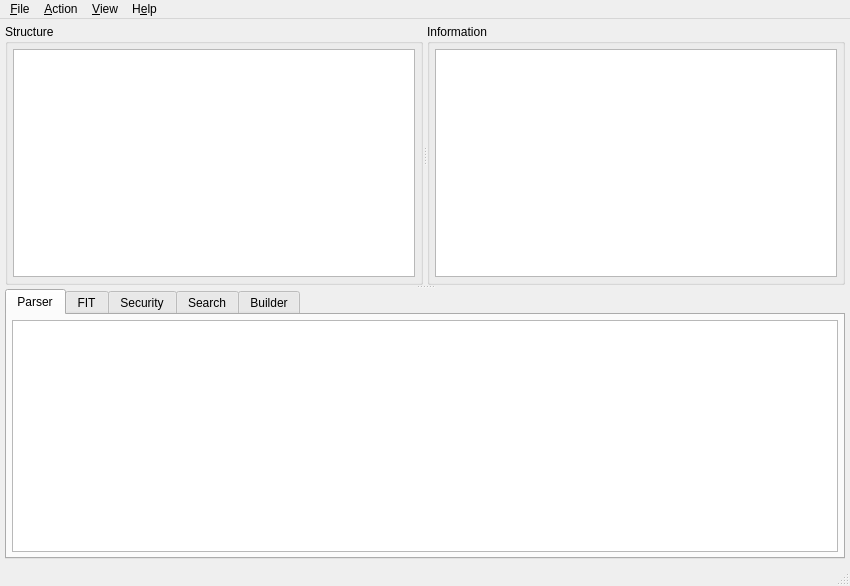
<?xml version="1.0" encoding="UTF-8"?>
<ui version="4.0">
 <class>UEFITool</class>
 <widget class="QMainWindow" name="UEFITool">
  <property name="geometry">
   <rect>
    <x>0</x>
    <y>0</y>
    <width>850</width>
    <height>586</height>
   </rect>
  </property>
  <property name="sizePolicy">
   <sizepolicy hsizetype="Expanding" vsizetype="Expanding">
    <horstretch>0</horstretch>
    <verstretch>0</verstretch>
   </sizepolicy>
  </property>
  <property name="acceptDrops">
   <bool>true</bool>
  </property>
  <property name="windowTitle">
   <string>UEFITool</string>
  </property>
  <widget class="QWidget" name="centralWidget">
   <property name="sizePolicy">
    <sizepolicy hsizetype="Expanding" vsizetype="Expanding">
     <horstretch>0</horstretch>
     <verstretch>0</verstretch>
    </sizepolicy>
   </property>
   <layout class="QHBoxLayout" name="horizontalLayout1">
    <property name="spacing">
     <number>0</number>
    </property>
    <property name="leftMargin">
     <number>5</number>
    </property>
    <property name="topMargin">
     <number>5</number>
    </property>
    <property name="rightMargin">
     <number>5</number>
    </property>
    <property name="bottomMargin">
     <number>5</number>
    </property>
    <item>
     <widget class="QSplitter" name="messagesSplitter">
      <property name="orientation">
       <enum>Qt::Vertical</enum>
      </property>
      <widget class="QSplitter" name="infoSplitter">
       <property name="orientation">
        <enum>Qt::Horizontal</enum>
       </property>
       <widget class="QGroupBox" name="structureGroupBox">
        <property name="title">
         <string>Structure</string>
        </property>
        <layout class="QHBoxLayout" name="horizontalLayout2">
         <property name="spacing">
          <number>0</number>
         </property>
         <property name="leftMargin">
          <number>5</number>
         </property>
         <property name="topMargin">
          <number>5</number>
         </property>
         <property name="rightMargin">
          <number>5</number>
         </property>
         <property name="bottomMargin">
          <number>5</number>
         </property>
         <item>
          <widget class="QTreeView" name="structureTreeView">
           <property name="sizePolicy">
            <sizepolicy hsizetype="Expanding" vsizetype="Expanding">
             <horstretch>0</horstretch>
             <verstretch>0</verstretch>
            </sizepolicy>
           </property>
           <property name="indentation">
            <number>10</number>
           </property>
           <property name="headerHidden">
            <bool>false</bool>
           </property>
           <attribute name="headerCascadingSectionResizes">
            <bool>true</bool>
           </attribute>
           <attribute name="headerDefaultSectionSize">
            <number>200</number>
           </attribute>
           <attribute name="headerStretchLastSection">
            <bool>true</bool>
           </attribute>
          </widget>
         </item>
        </layout>
       </widget>
       <widget class="QGroupBox" name="infoGroupBox">
        <property name="title">
         <string>Information</string>
        </property>
        <layout class="QHBoxLayout" name="horizontalLayout3">
         <property name="spacing">
          <number>0</number>
         </property>
         <property name="leftMargin">
          <number>5</number>
         </property>
         <property name="topMargin">
          <number>5</number>
         </property>
         <property name="rightMargin">
          <number>5</number>
         </property>
         <property name="bottomMargin">
          <number>5</number>
         </property>
         <item>
          <widget class="QPlainTextEdit" name="infoEdit">
           <property name="acceptDrops">
            <bool>false</bool>
           </property>
           <property name="undoRedoEnabled">
            <bool>false</bool>
           </property>
           <property name="readOnly">
            <bool>true</bool>
           </property>
          </widget>
         </item>
        </layout>
       </widget>
      </widget>
      <widget class="QTabWidget" name="messagesTabWidget">
       <property name="enabled">
        <bool>true</bool>
       </property>
       <property name="currentIndex">
        <number>0</number>
       </property>
       <widget class="QWidget" name="parserTab">
        <attribute name="title">
         <string>Parser</string>
        </attribute>
        <layout class="QHBoxLayout" name="horizontalLayout4">
         <property name="spacing">
          <number>0</number>
         </property>
         <property name="leftMargin">
          <number>5</number>
         </property>
         <property name="topMargin">
          <number>5</number>
         </property>
         <property name="rightMargin">
          <number>5</number>
         </property>
         <property name="bottomMargin">
          <number>5</number>
         </property>
         <item>
          <widget class="QListWidget" name="parserMessagesListWidget">
           <property name="mouseTracking">
            <bool>true</bool>
           </property>
          </widget>
         </item>
        </layout>
       </widget>
       <widget class="QWidget" name="fitTab">
        <attribute name="title">
         <string>FIT</string>
        </attribute>
        <layout class="QHBoxLayout" name="horizontalLayout5">
         <property name="spacing">
          <number>0</number>
         </property>
         <property name="leftMargin">
          <number>5</number>
         </property>
         <property name="topMargin">
          <number>5</number>
         </property>
         <property name="rightMargin">
          <number>5</number>
         </property>
         <property name="bottomMargin">
          <number>5</number>
         </property>
         <item>
          <widget class="QSplitter" name="splitter">
           <property name="orientation">
            <enum>Qt::Horizontal</enum>
           </property>
           <widget class="QTableWidget" name="fitTableWidget"/>
          </widget>
         </item>
        </layout>
       </widget>
       <widget class="QWidget" name="securityTab">
        <property name="enabled">
         <bool>true</bool>
        </property>
        <attribute name="title">
         <string>Security</string>
        </attribute>
        <layout class="QHBoxLayout" name="horizontalLayout">
         <property name="spacing">
          <number>0</number>
         </property>
         <property name="leftMargin">
          <number>5</number>
         </property>
         <property name="topMargin">
          <number>5</number>
         </property>
         <property name="rightMargin">
          <number>5</number>
         </property>
         <property name="bottomMargin">
          <number>5</number>
         </property>
         <item>
          <widget class="QPlainTextEdit" name="securityEdit">
           <property name="acceptDrops">
            <bool>false</bool>
           </property>
           <property name="undoRedoEnabled">
            <bool>false</bool>
           </property>
           <property name="readOnly">
            <bool>true</bool>
           </property>
          </widget>
         </item>
        </layout>
       </widget>
       <widget class="QWidget" name="finderTab">
        <attribute name="title">
         <string>Search</string>
        </attribute>
        <layout class="QHBoxLayout" name="horizontalLayout6">
         <property name="spacing">
          <number>0</number>
         </property>
         <property name="leftMargin">
          <number>5</number>
         </property>
         <property name="topMargin">
          <number>5</number>
         </property>
         <property name="rightMargin">
          <number>5</number>
         </property>
         <property name="bottomMargin">
          <number>5</number>
         </property>
         <item>
          <widget class="QListWidget" name="finderMessagesListWidget">
           <property name="mouseTracking">
            <bool>true</bool>
           </property>
          </widget>
         </item>
        </layout>
       </widget>
       <widget class="QWidget" name="builderTab">
        <attribute name="title">
         <string>Builder</string>
        </attribute>
        <layout class="QHBoxLayout" name="horizontalLayout7">
         <property name="spacing">
          <number>0</number>
         </property>
         <property name="leftMargin">
          <number>5</number>
         </property>
         <property name="topMargin">
          <number>5</number>
         </property>
         <property name="rightMargin">
          <number>5</number>
         </property>
         <property name="bottomMargin">
          <number>5</number>
         </property>
         <item>
          <widget class="QListWidget" name="builderMessagesListWidget">
           <property name="mouseTracking">
            <bool>true</bool>
           </property>
          </widget>
         </item>
        </layout>
       </widget>
      </widget>
     </widget>
    </item>
   </layout>
  </widget>
  <widget class="QStatusBar" name="statusBar"/>
  <widget class="QMenuBar" name="menuBar">
   <property name="geometry">
    <rect>
     <x>0</x>
     <y>0</y>
     <width>850</width>
     <height>24</height>
    </rect>
   </property>
   <widget class="QMenu" name="menuFile">
    <property name="title">
     <string>&amp;File</string>
    </property>
    <addaction name="actionOpenImageFile"/>
    <addaction name="actionOpenImageFileInNewWindow"/>
    <addaction name="actionSaveImageFile"/>
    <addaction name="separator"/>
    <addaction name="actionGenerateReport"/>
    <addaction name="separator"/>
    <addaction name="actionLoadGuidDatabase"/>
    <addaction name="actionLoadDefaultGuidDatabase"/>
    <addaction name="actionUnloadGuidDatabase"/>
    <addaction name="actionExportDiscoveredGuids"/>
    <addaction name="separator"/>
    <addaction name="actionClearRecentlyOpenedFilesList"/>
    <addaction name="separator"/>
    <addaction name="actionQuit"/>
   </widget>
   <widget class="QMenu" name="menuHelp">
    <property name="title">
     <string>H&amp;elp</string>
    </property>
    <addaction name="actionAbout"/>
    <addaction name="actionAboutQt"/>
   </widget>
   <widget class="QMenu" name="menuAction">
    <property name="title">
     <string>&amp;Action</string>
    </property>
    <widget class="QMenu" name="menuCapsuleActions">
     <property name="title">
      <string>&amp;Capsule</string>
     </property>
     <addaction name="actionHexView"/>
     <addaction name="actionBodyHexView"/>
     <addaction name="actionUncompressedHexView"/>
     <addaction name="separator"/>
     <addaction name="separator"/>
     <addaction name="actionExtract"/>
     <addaction name="actionExtractBody"/>
    </widget>
    <widget class="QMenu" name="menuImageActions">
     <property name="title">
      <string>&amp;Image</string>
     </property>
     <addaction name="actionHexView"/>
     <addaction name="separator"/>
     <addaction name="separator"/>
     <addaction name="actionExtract"/>
    </widget>
    <widget class="QMenu" name="menuRegionActions">
     <property name="title">
      <string>&amp;Region</string>
     </property>
     <addaction name="actionHexView"/>
     <addaction name="separator"/>
     <addaction name="separator"/>
     <addaction name="actionExtract"/>
     <addaction name="separator"/>
     <addaction name="actionRebuild"/>
     <addaction name="separator"/>
     <addaction name="actionReplace"/>
    </widget>
    <widget class="QMenu" name="menuPaddingActions">
     <property name="title">
      <string>&amp;Padding</string>
     </property>
     <addaction name="actionHexView"/>
     <addaction name="separator"/>
     <addaction name="separator"/>
     <addaction name="actionExtract"/>
    </widget>
    <widget class="QMenu" name="menuVolumeActions">
     <property name="title">
      <string>&amp;Volume</string>
     </property>
     <addaction name="actionHexView"/>
     <addaction name="actionBodyHexView"/>
     <addaction name="actionUncompressedHexView"/>
     <addaction name="separator"/>
     <addaction name="separator"/>
     <addaction name="actionExtract"/>
     <addaction name="actionExtractBody"/>
     <addaction name="separator"/>
     <addaction name="actionRebuild"/>
     <addaction name="separator"/>
     <addaction name="actionInsertInto"/>
     <addaction name="separator"/>
     <addaction name="actionReplace"/>
     <addaction name="actionReplaceBody"/>
    </widget>
    <widget class="QMenu" name="menuFileActions">
     <property name="title">
      <string>&amp;File</string>
     </property>
     <addaction name="actionHexView"/>
     <addaction name="actionBodyHexView"/>
     <addaction name="actionUncompressedHexView"/>
     <addaction name="separator"/>
     <addaction name="separator"/>
     <addaction name="actionExtract"/>
     <addaction name="actionExtractBody"/>
     <addaction name="separator"/>
     <addaction name="actionRebuild"/>
     <addaction name="separator"/>
     <addaction name="actionInsertInto"/>
     <addaction name="actionInsertBefore"/>
     <addaction name="actionInsertAfter"/>
     <addaction name="separator"/>
     <addaction name="actionReplace"/>
     <addaction name="actionReplaceBody"/>
     <addaction name="separator"/>
     <addaction name="actionRemove"/>
    </widget>
    <widget class="QMenu" name="menuSectionActions">
     <property name="title">
      <string>&amp;Section</string>
     </property>
     <addaction name="actionHexView"/>
     <addaction name="actionBodyHexView"/>
     <addaction name="actionUncompressedHexView"/>
     <addaction name="separator"/>
     <addaction name="separator"/>
     <addaction name="actionExtract"/>
     <addaction name="actionExtractBody"/>
     <addaction name="actionExtractUncompressed"/>
     <addaction name="separator"/>
     <addaction name="actionRebuild"/>
     <addaction name="separator"/>
     <addaction name="actionInsertInto"/>
     <addaction name="actionInsertBefore"/>
     <addaction name="actionInsertAfter"/>
     <addaction name="separator"/>
     <addaction name="actionReplace"/>
     <addaction name="actionReplaceBody"/>
     <addaction name="separator"/>
     <addaction name="actionRemove"/>
    </widget>
    <widget class="QMenu" name="menuMessageActions">
     <property name="enabled">
      <bool>false</bool>
     </property>
     <property name="title">
      <string>&amp;Messages</string>
     </property>
     <addaction name="actionMessagesCopy"/>
     <addaction name="actionMessagesCopyAll"/>
     <addaction name="separator"/>
     <addaction name="actionMessagesClear"/>
    </widget>
    <widget class="QMenu" name="menuEntryActions">
     <property name="title">
      <string>&amp;Entry</string>
     </property>
     <addaction name="actionHexView"/>
     <addaction name="actionBodyHexView"/>
     <addaction name="actionUncompressedHexView"/>
     <addaction name="separator"/>
     <addaction name="separator"/>
     <addaction name="actionGoToData"/>
     <addaction name="separator"/>
     <addaction name="actionExtract"/>
     <addaction name="actionExtractBody"/>
     <addaction name="separator"/>
     <addaction name="actionInsertBefore"/>
     <addaction name="actionInsertAfter"/>
     <addaction name="separator"/>
     <addaction name="actionRebuild"/>
     <addaction name="separator"/>
     <addaction name="actionReplace"/>
     <addaction name="actionReplaceBody"/>
     <addaction name="separator"/>
     <addaction name="actionRemove"/>
    </widget>
    <widget class="QMenu" name="menuStoreActions">
     <property name="title">
      <string>S&amp;tore</string>
     </property>
     <widget class="QMenu" name="menuHashActions">
      <property name="title">
       <string>&amp;Hash</string>
      </property>
      <addaction name="actionHashCrc32"/>
      <addaction name="separator"/>
      <addaction name="actionHashSha1"/>
      <addaction name="separator"/>
      <addaction name="actionHashSha256"/>
      <addaction name="actionHashSha384"/>
      <addaction name="actionHashSha512"/>
      <addaction name="separator"/>
      <addaction name="actionHashSm3"/>
     </widget>
     <widget class="QMenu" name="menuHashBodyActions">
      <property name="title">
       <string>Hash &amp;body</string>
      </property>
      <addaction name="actionBodyHashCrc32"/>
      <addaction name="separator"/>
      <addaction name="actionBodyHashSha1"/>
      <addaction name="separator"/>
      <addaction name="actionBodyHashSha256"/>
      <addaction name="actionBodyHashSha384"/>
      <addaction name="actionBodyHashSha512"/>
      <addaction name="separator"/>
      <addaction name="actionBodyHashSm3"/>
     </widget>
     <widget class="QMenu" name="menuHashUncompressedActions">
      <property name="title">
       <string>Hash &amp;uncompressed</string>
      </property>
      <addaction name="actionUncompressedHashCrc32"/>
      <addaction name="separator"/>
      <addaction name="actionUncompressedHashSha1"/>
      <addaction name="separator"/>
      <addaction name="actionUncompressedHashSha256"/>
      <addaction name="actionUncompressedHashSha384"/>
      <addaction name="actionUncompressedHashSha512"/>
      <addaction name="separator"/>
      <addaction name="actionUncompressedHashSm3"/>
     </widget>
     <addaction name="actionHexView"/>
     <addaction name="actionBodyHexView"/>
     <addaction name="actionUncompressedHexView"/>
     <addaction name="separator"/>
     <addaction name="menuHashActions"/>
     <addaction name="menuHashBodyActions"/>
     <addaction name="menuHashUncompressedActions"/>
     <addaction name="separator"/>
     <addaction name="actionExtract"/>
     <addaction name="actionExtractBody"/>
     <addaction name="separator"/>
     <addaction name="actionInsertInto"/>
     <addaction name="actionInsertBefore"/>
     <addaction name="actionInsertAfter"/>
     <addaction name="separator"/>
     <addaction name="actionRebuild"/>
     <addaction name="separator"/>
     <addaction name="actionReplace"/>
     <addaction name="actionReplaceBody"/>
    </widget>
    <addaction name="actionGoToBase"/>
    <addaction name="actionGoToAddress"/>
    <addaction name="separator"/>
    <addaction name="actionSearch"/>
    <addaction name="separator"/>
    <addaction name="menuCapsuleActions"/>
    <addaction name="menuImageActions"/>
    <addaction name="menuRegionActions"/>
    <addaction name="menuPaddingActions"/>
    <addaction name="menuVolumeActions"/>
    <addaction name="menuFileActions"/>
    <addaction name="menuSectionActions"/>
    <addaction name="separator"/>
    <addaction name="menuStoreActions"/>
    <addaction name="menuEntryActions"/>
    <addaction name="separator"/>
    <addaction name="menuMessageActions"/>
   </widget>
   <widget class="QMenu" name="menuView">
    <property name="title">
     <string>&amp;View</string>
    </property>
    <addaction name="actionToggleBootGuardMarking"/>
    <addaction name="separator"/>
    <addaction name="actionCopyItemName"/>
    <addaction name="separator"/>
    <addaction name="actionExpandItemRecusrively"/>
    <addaction name="actionCollapseItemRecusrively"/>
   </widget>
   <addaction name="menuFile"/>
   <addaction name="menuAction"/>
   <addaction name="menuView"/>
   <addaction name="menuHelp"/>
  </widget>
  <action name="actionInsertAfter">
   <property name="enabled">
    <bool>false</bool>
   </property>
   <property name="text">
    <string>Insert &amp;after...</string>
   </property>
   <property name="shortcut">
    <string>Ctrl+Shift+I</string>
   </property>
  </action>
  <action name="actionInsertBefore">
   <property name="enabled">
    <bool>false</bool>
   </property>
   <property name="text">
    <string>Insert b&amp;efore...</string>
   </property>
   <property name="shortcut">
    <string>Ctrl+Alt+I</string>
   </property>
  </action>
  <action name="actionReplace">
   <property name="enabled">
    <bool>false</bool>
   </property>
   <property name="text">
    <string>Rep&amp;lace as is...</string>
   </property>
   <property name="shortcut">
    <string>Ctrl+R</string>
   </property>
  </action>
  <action name="actionExtract">
   <property name="enabled">
    <bool>false</bool>
   </property>
   <property name="text">
    <string>E&amp;xtract as is...</string>
   </property>
   <property name="shortcut">
    <string>Ctrl+E</string>
   </property>
  </action>
  <action name="actionExtractBody">
   <property name="enabled">
    <bool>false</bool>
   </property>
   <property name="text">
    <string>Extract &amp;body...</string>
   </property>
   <property name="shortcut">
    <string>Ctrl+Shift+E</string>
   </property>
  </action>
  <action name="actionRemove">
   <property name="enabled">
    <bool>false</bool>
   </property>
   <property name="text">
    <string>Re&amp;move</string>
   </property>
   <property name="shortcut">
    <string>Ctrl+Del</string>
   </property>
  </action>
  <action name="actionOpenImageFile">
   <property name="text">
    <string>&amp;Open image file...</string>
   </property>
   <property name="shortcut">
    <string>Ctrl+O</string>
   </property>
  </action>
  <action name="actionInsertInto">
   <property name="enabled">
    <bool>false</bool>
   </property>
   <property name="text">
    <string>Insert &amp;into...</string>
   </property>
   <property name="shortcut">
    <string>Ctrl+I</string>
   </property>
  </action>
  <action name="actionSaveImageFile">
   <property name="enabled">
    <bool>false</bool>
   </property>
   <property name="text">
    <string>&amp;Save image file...</string>
   </property>
   <property name="shortcut">
    <string>Ctrl+S</string>
   </property>
  </action>
  <action name="actionRebuild">
   <property name="enabled">
    <bool>false</bool>
   </property>
   <property name="text">
    <string>&amp;Rebuild</string>
   </property>
   <property name="shortcut">
    <string>Ctrl+Space</string>
   </property>
  </action>
  <action name="actionAbout">
   <property name="text">
    <string>&amp;About UEFITool</string>
   </property>
   <property name="shortcut">
    <string>F1</string>
   </property>
   <property name="menuRole">
    <enum>QAction::AboutRole</enum>
   </property>
  </action>
  <action name="actionAboutQt">
   <property name="text">
    <string>About &amp;Qt</string>
   </property>
   <property name="shortcut">
    <string>Shift+F1</string>
   </property>
   <property name="menuRole">
    <enum>QAction::AboutQtRole</enum>
   </property>
  </action>
  <action name="actionQuit">
   <property name="text">
    <string>&amp;Quit</string>
   </property>
   <property name="shortcut">
    <string>Alt+X</string>
   </property>
   <property name="menuRole">
    <enum>QAction::QuitRole</enum>
   </property>
  </action>
  <action name="actionSearch">
   <property name="enabled">
    <bool>false</bool>
   </property>
   <property name="text">
    <string>Searc&amp;h...</string>
   </property>
   <property name="shortcut">
    <string>Ctrl+F</string>
   </property>
  </action>
  <action name="actionMessagesClear">
   <property name="enabled">
    <bool>false</bool>
   </property>
   <property name="text">
    <string>Clea&amp;r</string>
   </property>
   <property name="shortcut">
    <string>Ctrl+Backspace</string>
   </property>
  </action>
  <action name="actionReplaceBody">
   <property name="enabled">
    <bool>false</bool>
   </property>
   <property name="text">
    <string>Replace b&amp;ody...</string>
   </property>
   <property name="shortcut">
    <string>Ctrl+Shift+R</string>
   </property>
  </action>
  <action name="actionMessagesCopy">
   <property name="enabled">
    <bool>false</bool>
   </property>
   <property name="text">
    <string>&amp;Copy</string>
   </property>
   <property name="shortcut">
    <string>Ctrl+Shift+C</string>
   </property>
  </action>
  <action name="actionMessagesCopyAll">
   <property name="enabled">
    <bool>false</bool>
   </property>
   <property name="text">
    <string>Copy &amp;all</string>
   </property>
   <property name="shortcut">
    <string>Ctrl+Alt+C</string>
   </property>
  </action>
  <action name="actionOpenImageFileInNewWindow">
   <property name="text">
    <string>O&amp;pen image file in new window...</string>
   </property>
   <property name="shortcut">
    <string>Ctrl+Shift+O</string>
   </property>
  </action>
  <action name="actionExtractUncompressed">
   <property name="enabled">
    <bool>false</bool>
   </property>
   <property name="text">
    <string>Extract &amp;uncompressed...</string>
   </property>
   <property name="shortcut">
    <string>Ctrl+Alt+E</string>
   </property>
  </action>
  <action name="actionGoToData">
   <property name="enabled">
    <bool>false</bool>
   </property>
   <property name="text">
    <string>Go &amp;to data</string>
   </property>
   <property name="shortcut">
    <string>Ctrl+T</string>
   </property>
  </action>
  <action name="actionHexView">
   <property name="enabled">
    <bool>false</bool>
   </property>
   <property name="text">
    <string>Hex &amp;view...</string>
   </property>
   <property name="shortcut">
    <string>Ctrl+D</string>
   </property>
  </action>
  <action name="actionGoToBase">
   <property name="enabled">
    <bool>false</bool>
   </property>
   <property name="text">
    <string>Select item at &amp;base...</string>
   </property>
   <property name="shortcut">
    <string>Ctrl+G</string>
   </property>
  </action>
  <action name="actionBodyHexView">
   <property name="enabled">
    <bool>false</bool>
   </property>
   <property name="text">
    <string>Body hex vie&amp;w...</string>
   </property>
   <property name="shortcut">
    <string>Ctrl+Shift+D</string>
   </property>
  </action>
  <action name="actionUncompressedHexView">
   <property name="enabled">
    <bool>false</bool>
   </property>
   <property name="text">
    <string>Un&amp;compressed hex view...</string>
   </property>
   <property name="shortcut">
    <string>Ctrl+Alt+D</string>
   </property>
  </action>
  <action name="actionLoadGuidDatabase">
   <property name="text">
    <string>Load &amp;GUID database...</string>
   </property>
   <property name="shortcut">
    <string>Ctrl+Alt+G</string>
   </property>
  </action>
  <action name="actionGoToAddress">
   <property name="enabled">
    <bool>false</bool>
   </property>
   <property name="text">
    <string>Select item at &amp;address...</string>
   </property>
   <property name="shortcut">
    <string>Ctrl+Shift+G</string>
   </property>
  </action>
  <action name="actionToggleBootGuardMarking">
   <property name="checkable">
    <bool>true</bool>
   </property>
   <property name="checked">
    <bool>true</bool>
   </property>
   <property name="text">
    <string>BootGuard &amp;markings</string>
   </property>
   <property name="shortcut">
    <string>Ctrl+Shift+B</string>
   </property>
  </action>
  <action name="actionGenerateReport">
   <property name="enabled">
    <bool>false</bool>
   </property>
   <property name="text">
    <string>Generate &amp;report...</string>
   </property>
   <property name="shortcut">
    <string>Ctrl+Alt+R</string>
   </property>
  </action>
  <action name="actionUnloadGuidDatabase">
   <property name="text">
    <string>&amp;Unload GUID database</string>
   </property>
   <property name="shortcut">
    <string>Ctrl+Alt+U</string>
   </property>
  </action>
  <action name="actionLoadDefaultGuidDatabase">
   <property name="text">
    <string>Load &amp;default GUID database</string>
   </property>
   <property name="shortcut">
    <string>Ctrl+Alt+D</string>
   </property>
  </action>
  <action name="actionExportDiscoveredGuids">
   <property name="enabled">
    <bool>false</bool>
   </property>
   <property name="text">
    <string>&amp;Export discovered GUIDs...</string>
   </property>
   <property name="shortcut">
    <string>Ctrl+Alt+E</string>
   </property>
  </action>
  <action name="actionCopyItemName">
   <property name="enabled">
    <bool>false</bool>
   </property>
   <property name="text">
    <string>&amp;Copy item name</string>
   </property>
   <property name="shortcut">
    <string>Ctrl+C</string>
   </property>
  </action>
  <action name="actionExpandItemRecusrively">
   <property name="enabled">
    <bool>false</bool>
   </property>
   <property name="text">
    <string>E&amp;xpand item recursively</string>
   </property>
   <property name="shortcut">
    <string>Ctrl+[</string>
   </property>
  </action>
  <action name="actionCollapseItemRecusrively">
   <property name="enabled">
    <bool>false</bool>
   </property>
   <property name="text">
    <string>C&amp;ollapse item recursively</string>
   </property>
   <property name="shortcut">
    <string>Ctrl+]</string>
   </property>
  </action>
  <action name="actionClearRecentlyOpenedFilesList">
   <property name="enabled">
    <bool>false</bool>
   </property>
   <property name="text">
    <string>&amp;Clear recently opened files list</string>
   </property>
   <property name="shortcut">
    <string>Ctrl+Shift+Backspace</string>
   </property>
  </action>
  <action name="actionUncompressedHashCrc32">
   <property name="enabled">
    <bool>false</bool>
   </property>
   <property name="text">
    <string>CRC32</string>
   </property>
  </action>
  <action name="actionUncompressedHashSha256">
   <property name="enabled">
    <bool>false</bool>
   </property>
   <property name="text">
    <string>SHA2-256</string>
   </property>
  </action>
  <action name="actionUncompressedHashSha384">
   <property name="enabled">
    <bool>false</bool>
   </property>
   <property name="text">
    <string>SHA2-384</string>
   </property>
  </action>
  <action name="actionUncompressedHashSha512">
   <property name="enabled">
    <bool>false</bool>
   </property>
   <property name="text">
    <string>SHA2-512</string>
   </property>
  </action>
  <action name="actionUncompressedHashSha1">
   <property name="enabled">
    <bool>false</bool>
   </property>
   <property name="text">
    <string>SHA1</string>
   </property>
  </action>
  <action name="actionUncompressedHashSm3">
   <property name="enabled">
    <bool>false</bool>
   </property>
   <property name="text">
    <string>SM3</string>
   </property>
  </action>
  <action name="actionBodyHashCrc32">
   <property name="enabled">
    <bool>false</bool>
   </property>
   <property name="text">
    <string>CRC32</string>
   </property>
  </action>
  <action name="actionBodyHashSha256">
   <property name="enabled">
    <bool>false</bool>
   </property>
   <property name="text">
    <string>SHA2-256</string>
   </property>
  </action>
  <action name="actionBodyHashSha384">
   <property name="enabled">
    <bool>false</bool>
   </property>
   <property name="text">
    <string>SHA2-384</string>
   </property>
  </action>
  <action name="actionBodyHashSha512">
   <property name="enabled">
    <bool>false</bool>
   </property>
   <property name="text">
    <string>SHA2-512</string>
   </property>
  </action>
  <action name="actionBodyHashSha1">
   <property name="enabled">
    <bool>false</bool>
   </property>
   <property name="text">
    <string>SHA1</string>
   </property>
  </action>
  <action name="actionBodyHashSm3">
   <property name="enabled">
    <bool>false</bool>
   </property>
   <property name="text">
    <string>SM3</string>
   </property>
  </action>
  <action name="actionHashCrc32">
   <property name="enabled">
    <bool>false</bool>
   </property>
   <property name="text">
    <string>CRC32</string>
   </property>
  </action>
  <action name="actionHashSha256">
   <property name="enabled">
    <bool>false</bool>
   </property>
   <property name="text">
    <string>SHA2-256</string>
   </property>
  </action>
  <action name="actionHashSha384">
   <property name="enabled">
    <bool>false</bool>
   </property>
   <property name="text">
    <string>SHA2-384</string>
   </property>
  </action>
  <action name="actionHashSha512">
   <property name="enabled">
    <bool>false</bool>
   </property>
   <property name="text">
    <string>SHA2-512</string>
   </property>
  </action>
  <action name="actionHashSha1">
   <property name="enabled">
    <bool>false</bool>
   </property>
   <property name="text">
    <string>SHA1</string>
   </property>
  </action>
  <action name="actionHashSm3">
   <property name="enabled">
    <bool>false</bool>
   </property>
   <property name="text">
    <string>SM3</string>
   </property>
  </action>
 </widget>
 <layoutdefault spacing="6" margin="11"/>
 <resources/>
 <connections/>
</ui>
